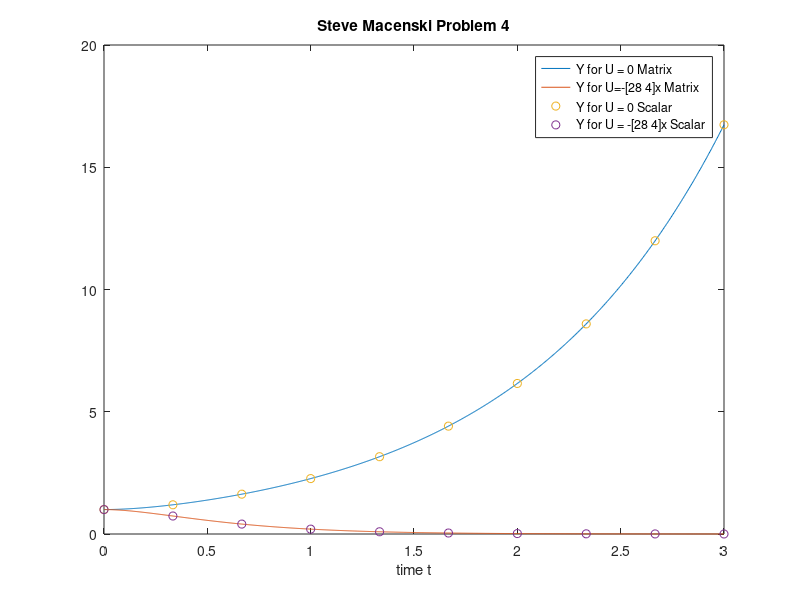

Write the MATLAB code that produced this figure.
%AE353HW1PROB4

clear all

%knowns 
a1 = [0 1; 5 -4];
a2 = [0 1;-9 -6];
xo = [1;0];

%Finding eigenvalue vectors for scalar version 
[V1,D1] = eig(a1);
[V2,D2] = eig(a2);

%Diagonalize them to find A diag
diagA1 = inv(V1)*a1*V1
diagA2 = inv(V2)*a2*V2

% % Finding the exponential function using for loop 
t = linspace(0,3,1e3);
for i = 1:length(t)
    x1(:,i) = expm(a1*t(i))*xo;
    x2(:,i) = expm(a2*t(i))*xo;
    
    %and for the diagonalized version
    x3(:,i) = V1*expm(diagA1*t(i))*inv(V1)*xo;
    x4(:,i) = V2*expm(diagA2*t(i))*inv(V2)*xo;
end
t1 = linspace(0,3,10);
%Multiplying X result to find Y 
y1 = [1 0]*x1;
y2 = [1 0]*x2;
y3 = [1 0]*x3;
y4 = [1 0]*x4;
y5 = exp(-3.*t1).*(1+3.*t1);
y6 = (1/6).*(5*exp(t1)+exp(-5*t1))


%plotting
plot(t,y1,t,y2,t1,y6,'o',t1,y5,'o')
title('Steve Macenski Problem 4');
xlabel('time t');
legend('Y for U = 0 Matrix','Y for U=-[28 4]x Matrix','Y for U = 0 Scalar','Y for U = -[28 4]x Scalar');